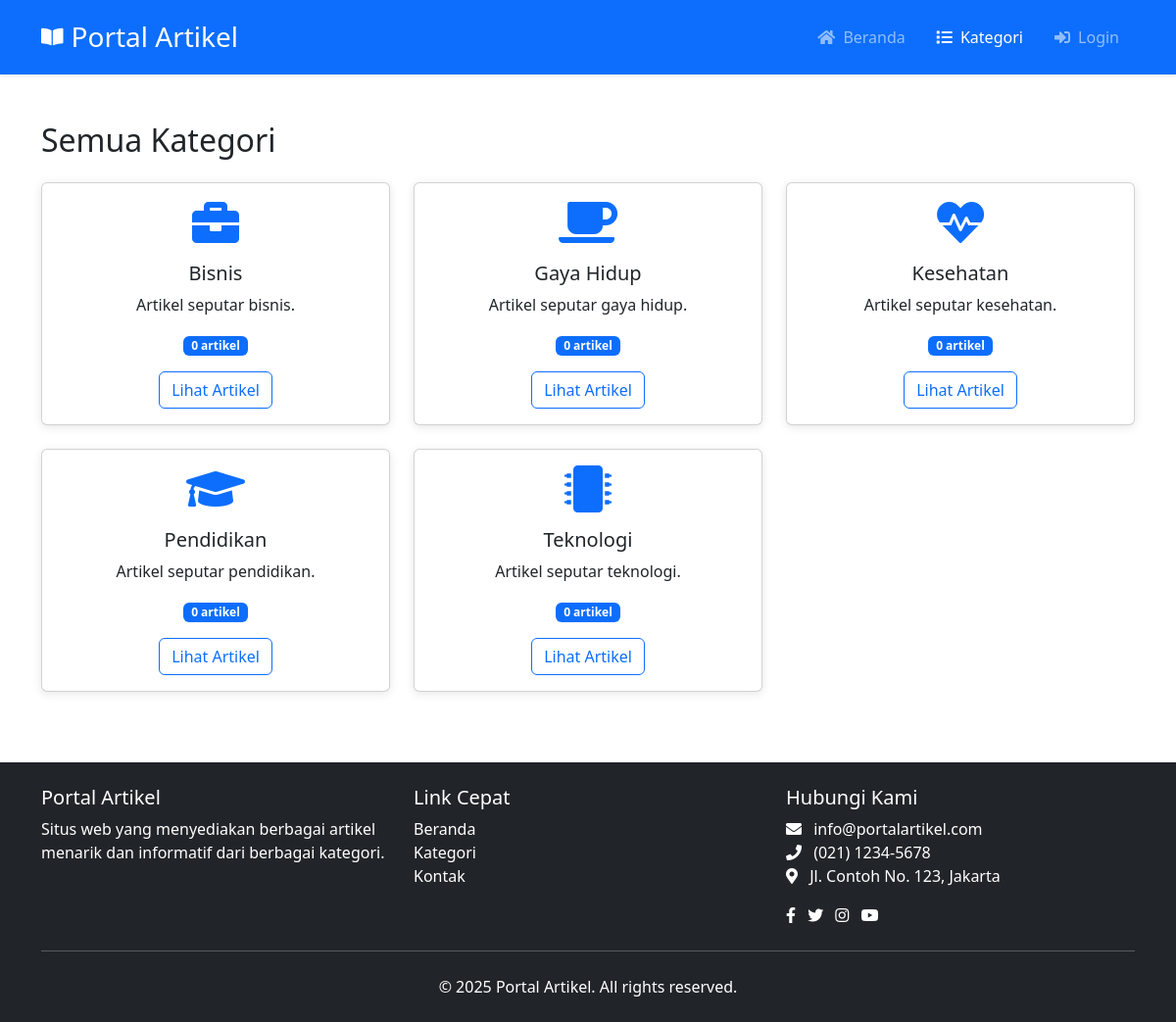
The page /kategori.php on the database its author committed.
### tables this page shows
CREATE TABLE IF NOT EXISTS kategori (
    id INT(11) AUTO_INCREMENT PRIMARY KEY,
    nama VARCHAR(100) NOT NULL,
    slug VARCHAR(100) NOT NULL,
    icon VARCHAR(50) NOT NULL,
    created_at TIMESTAMP DEFAULT CURRENT_TIMESTAMP
);

### kategori.php (the view, shortened to what this page needs)
<?php
require_once 'config/database.php';
$category = null;
$articles = [];
$sql = "SELECT k.*, COUNT(a.id) as artikel_count
        FROM kategori k
        LEFT JOIN artikel a ON k.id = a.kategori_id
        GROUP BY k.id
        ORDER BY k.nama ASC";
$result = $conn->query($sql);
$categories = [];
while ($row = $result->fetch_assoc()) {
    $categories[] = $row;
}
?>
<!DOCTYPE html>
<html lang="id">
<head>
    <link rel="stylesheet" href="assets/css/style.css">
    <link rel="stylesheet" href="https://cdnjs.cloudflare.com/ajax/libs/font-awesome/5.15.3/css/all.min.css">
    <link href="https://cdn.jsdelivr.net/npm/bootstrap@5.3.0/dist/css/bootstrap.min.css" rel="stylesheet">
</head>
<body>
    <header class="bg-primary text-white py-3 shadow-sm sticky-top">
        <div class="container">
            <nav class="navbar navbar-expand-lg navbar-dark p-0">
                <a class="navbar-brand d-flex align-items-center" href="index.php">
                    <i class="fas fa-book-open me-2"></i>
                    <h1 class="h3 mb-0">Portal Artikel</h1>
                </a>
                <div class="collapse navbar-collapse" id="navbarMain">
                    <ul class="navbar-nav ms-auto">
                        <li class="nav-item"><a class="nav-link px-3" href="index.php"><i class="fas fa-home me-1"></i> Beranda</a></li>
                        <li class="nav-item"><a class="nav-link active px-3" href="kategori.php"><i class="fas fa-list me-1"></i> Kategori</a></li>
                        <?php if(isset($_SESSION['user_logged_in']) && $_SESSION['user_logged_in'] === true): ?>
                        <li class="nav-item dropdown">
                            <a class="nav-link dropdown-toggle px-3" href="#" id="userDropdown" role="button" data-bs-toggle="dropdown">
                                <img src="<?php echo strpos($_SESSION['user_foto'] ?? '', 'uploads/') === 0 ? 'assets/images/' . htmlspecialchars($_SESSION['user_foto']) : 'assets/images/default.jpg'; ?>" alt="Profile" class="rounded-circle me-1" style="width: 24px; height: 24px; object-fit: cover;"> <?php echo htmlspecialchars($_SESSION['user_nama']); ?>
                                <?php if(isset($_SESSION['user_role_name'])): ?>
                                <span class="badge bg-secondary"><?php echo htmlspecialchars($_SESSION['user_role_name']); ?></span>
                                <?php endif; ?>
                            </a>
                            <ul class="dropdown-menu dropdown-menu-end">
                                <li><a class="dropdown-item" href="profil.php"><i class="fas fa-user me-2"></i> Profil Saya</a></li>
                                <?php if(isset($_SESSION['admin_logged_in']) && $_SESSION['admin_logged_in'] === true): ?>
                                <li><a class="dropdown-item" href="admin/index.php"><i class="fas fa-user-shield me-2"></i> Admin Panel</a></li>
                                <?php endif; ?>
                                <li><hr class="dropdown-divider"></li>
                                <li><a class="dropdown-item" href="logout.php"><i class="fas fa-sign-out-alt me-2"></i> Logout</a></li>
                            </ul>
                        </li>
                        <?php else: ?>
                        <li class="nav-item"><a class="nav-link px-3" href="login.php"><i class="fas fa-sign-in-alt me-1"></i> Login</a></li>
                        <?php endif; ?>
                    </ul>
                </div>
            </nav>
        </div>
    </header>
    <div class="container py-5">
        <?php if ($category): ?>
            <div class="mb-4">
                <h2 class="mb-4">Artikel Kategori: <?php echo htmlspecialchars($category['nama']); ?></h2>
                <?php if (count($articles) > 0): ?>
                    <div class="row">
                        <?php foreach ($articles as $article): ?>
                        <div class="col-md-4 mb-4">
                            <div class="card h-100">
                                <img src="<?php echo !empty($article['gambar']) ? $article['gambar'] : 'assets/images/placeholder.jpg'; ?>" class="card-img-top" alt="<?php echo htmlspecialchars($article['judul']); ?>">
                                <div class="card-body">
                                    <span class="badge bg-primary mb-2"><?php echo htmlspecialchars($article['kategori_nama']); ?></span>
                                    <h5 class="card-title"><?php echo htmlspecialchars($article['judul']); ?></h5>
                                    <p class="card-text"><?php echo substr(strip_tags($article['konten']), 0, 100) . '...'; ?></p>
                                </div>
                                <div class="card-footer bg-white d-flex justify-content-between align-items-center">
                                    <small class="text-muted">Dipublikasikan: <?php echo date('d M Y', strtotime($article['tanggal_publikasi'])); ?></small>
                                    <a href="artikel.php?id=<?php echo $article['id']; ?>" class="btn btn-sm btn-outline-primary">Baca Selengkapnya</a>
                                </div>
                            </div>
                        </div>
                        <?php endforeach; ?>
                    </div>
                <?php else: ?>
                    <div class="alert alert-info">
                        <p class="mb-0">Belum ada artikel dalam kategori ini.</p>
                    </div>
                <?php endif; ?>
            </div>
        <?php else: ?>
            <h2 class="mb-4">Semua Kategori</h2>
            <div class="row">
                <?php if (count($categories) > 0): ?>
                    <?php foreach ($categories as $cat): ?>
                    <div class="col-md-4 mb-4">
                        <div class="card h-100">
                            <div class="card-body text-center">
                                <i class="<?php echo !empty($cat['icon']) ? $cat['icon'] : 'fas fa-folder'; ?> fa-3x mb-3 text-primary"></i>
                                <h5 class="card-title"><?php echo htmlspecialchars($cat['nama']); ?></h5>
                                <p class="card-text">Artikel seputar <?php echo htmlspecialchars(strtolower($cat['nama'])); ?>.</p>
                                <p><span class="badge bg-primary"><?php echo $cat['artikel_count']; ?> artikel</span></p>
                                <a href="kategori.php?id=<?php echo $cat['id']; ?>" class="btn btn-outline-primary">Lihat Artikel</a>
                            </div>
                        </div>
                    </div>
                    <?php endforeach; ?>
                <?php endif; ?>
            </div>
        <?php endif; ?>
    </div>
    <footer class="py-4 bg-dark text-white">
        <div class="container">
            <div class="row">
                <div class="col-md-4 mb-3 mb-md-0">
                    <h5>Portal Artikel</h5>
                    <p>Situs web yang menyediakan berbagai artikel menarik dan informatif dari berbagai kategori.</p>
                </div>
                <div class="col-md-4 mb-3 mb-md-0">
                    <h5>Link Cepat</h5>
                    <ul class="list-unstyled">
                        <li><a href="index.php" class="text-white">Beranda</a></li>
                        <li><a href="kategori.php" class="text-white">Kategori</a></li>
                        <li><a href="kontak.php" class="text-white">Kontak</a></li>
                    </ul>
                </div>
                <div class="col-md-4">
                    <h5>Hubungi Kami</h5>
                    <ul class="list-unstyled">
                        <li><i class="fas fa-envelope me-2"></i> info@portalartikel.com</li>
                        <li><i class="fas fa-phone me-2"></i> (021) 1234-5678</li>
                        <li><i class="fas fa-map-marker-alt me-2"></i> Jl. Contoh No. 123, Jakarta</li>
                    </ul>
                    <div class="mt-3">
                        <a href="#" class="text-white me-2"><i class="fab fa-facebook-f"></i></a>
                        <a href="#" class="text-white me-2"><i class="fab fa-twitter"></i></a>
                        <a href="#" class="text-white me-2"><i class="fab fa-instagram"></i></a>
                        <a href="#" class="text-white"><i class="fab fa-youtube"></i></a>
                    </div>
                </div>
            </div>
            <hr class="my-4">
            <div class="text-center">
                <p class="mb-0">&copy; <?php echo date('Y'); ?> Portal Artikel. All rights reserved.</p>
            </div>
        </div>
    </footer>
</body>
</html>

### assets/css/style.css (style rules this page uses)
body { font-family: 'Segoe UI', Tahoma, Geneva, Verdana, sans-serif; color: #333; line-height: 1.6; }
header { box-shadow: 0 2px 5px rgba(0, 0, 0, 0.1); }
.card { transition: transform 0.3s, box-shadow 0.3s; border: none; box-shadow: 0 2px 10px rgba(0, 0, 0, 0.1); }
.card .fas { transition: transform 0.3s; }
.btn-outline-primary { color: #0d6efd; border-color: #0d6efd; }
footer a { text-decoration: none; transition: color 0.3s; }
.bg-primary { background-color: #0d6efd !important; }

### rows shown on the page
kategori: nama "Bisnis", nama "bisnis", artikel_count "0"
kategori: nama "Gaya Hidup", nama "gaya hidup", artikel_count "0"
kategori: nama "Kesehatan", nama "kesehatan", artikel_count "0"
kategori: nama "Pendidikan", nama "pendidikan", artikel_count "0"
kategori: nama "Teknologi", nama "teknologi", artikel_count "0"
